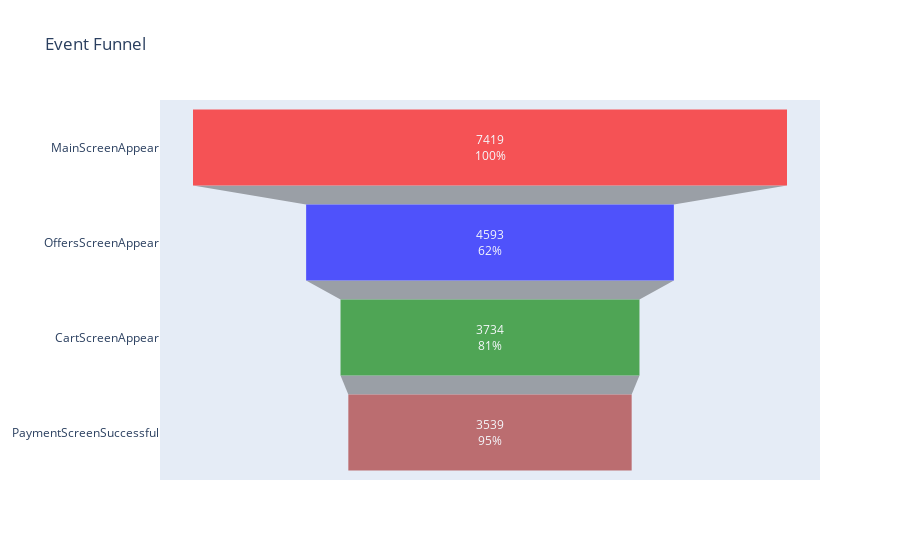

The notebook cell saved with this chart:
### Markdown cell above
The "ratio_step" column shows the percentage of users who moved from the previous step to the next one. Now let’s build the sales funnel:

### Code cell
fig = go.Figure(go.Funnel(
    y = users.event_name,
    x = users.cnt_users,
    textposition = 'inside',
    textinfo = 'value+percent previous',
    opacity = 0.65,
    marker = {'color': ['red', 'blue', 'green', 'brown']}))

fig.update_layout(title="Event Funnel")


fig.show()

### Figure 1 — Plotly figure (JSON) as saved in the notebook; plotly's stock layout.template omitted (floating-point values rounded to 4 significant figures)
{"data": [{"marker": {"color": ["red", "blue", "green", "brown"]}, "opacity": 0.65, "textinfo": "value+percent previous", "textposition": "inside", "type": "funnel", "x": [7419, 4593, 3734, 3539], "y": ["MainScreenAppear", "OffersScreenAppear", "CartScreenAppear", "PaymentScreenSuccessful"]}], "layout": {"title": {"text": "Event Funnel"}}}
